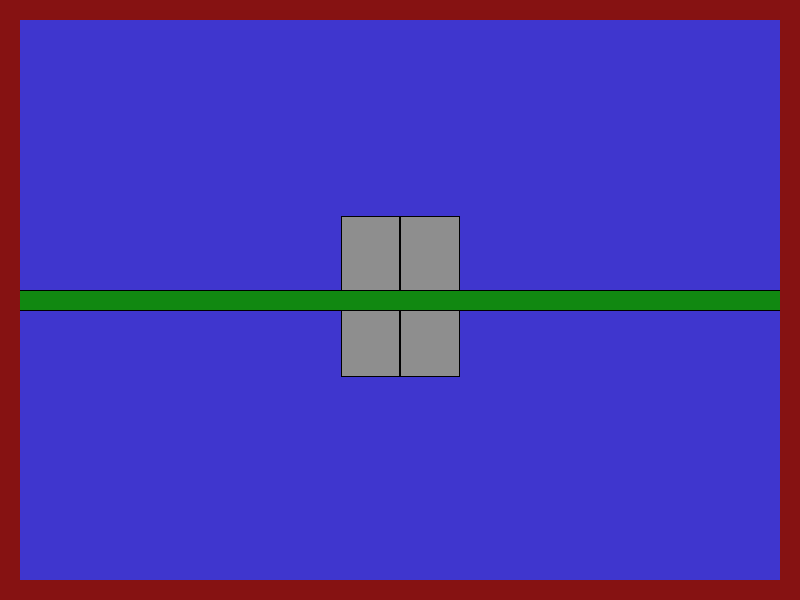
Frame 1 (no input)
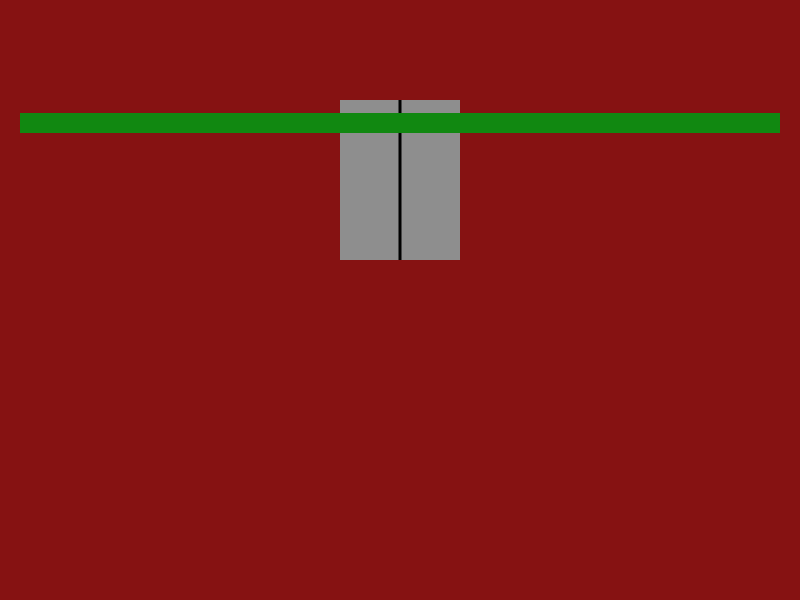
Frame 60 (the mouse pressed at the canvas centre just before this capture)
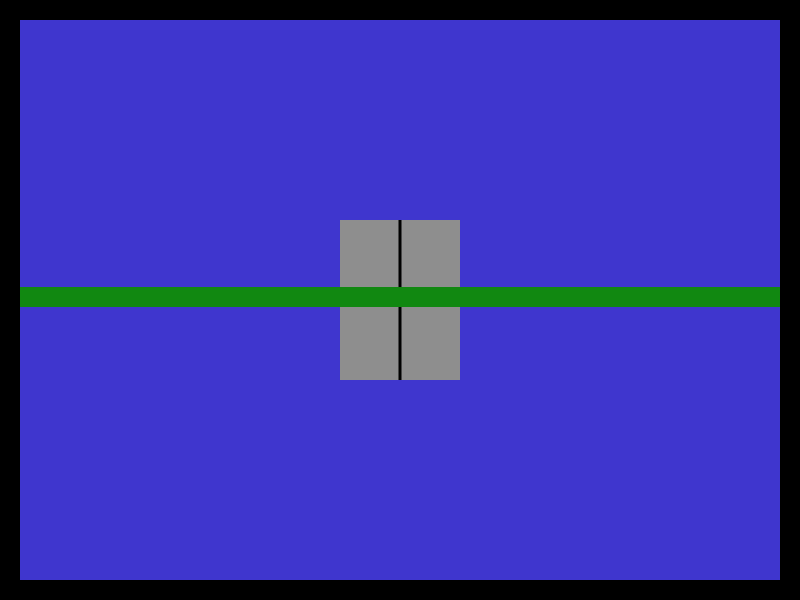
Frame 120 (the mouse held since frame 60 and released just before this capture)

The Processing sketch that drew these frames (run headless with seeded random() and noise(); from frame 60 on, the mouse is pressed at the canvas centre):

// Processing sketch: Limbo_v1
// ── Limbo_v1.pde
float barY;
float barYV;
int bckColor;
float open;
float eY;

void setup() {
  size(800, 600);
  rectMode(CENTER);
  barY = height/2;
  bckColor = #3F36CE;
  open = 0;
  eY = height/2;
}

void draw() {
  background(bckColor);

  elavator();
  cannon();

  fill(#118811);
  rect(width/2, barY, width, 20);
  if (mouseY > barY)
  {
    barYV = 3;
  } else
  {
    barYV = -3;
  }
  barY += barYV;

  if (mouseX < 400)
  {
    bckColor = #861212;
  } else
  {
    bckColor = #3F36CE;
  }

  noStroke();
  if (mouseX >= width - 20 || mouseX <= 20 || mouseY >= height - 20 || mouseY <= 20)
  {
    fill(#861212);
  } else
  {
    fill(#000000);
  }
  rect(10, height/2, 20, height);
  rect(width - 10, height/2, 20, height);
  rect(width/2, 10, width, 20);
  rect(width/2, height - 10, width, 20);
}

void cannon()
{
}

void elavator()
{
  float yGoal;
  float openGoal;

  if (mouseY < 100)
  {
    yGoal = 100;
  } else if (mouseY > 500)
  {
    yGoal = 500;
  } else
  {
    yGoal = mouseY;
  }

  if (open == 0)
  {
    if (eY < yGoal)
    {
      eY = eY + 4;
    } else
    {
      eY = eY - 4;
    }
  }

  if ((eY == 500 || eY == 100) && (yGoal == 500 || yGoal == 100))
  {
    openGoal = abs(400 - mouseX)/10;
    if (openGoal > 30)
    {
      openGoal = 30;
    }
  } else
  {
    openGoal = 0;
  }

  if (open < openGoal)
  {
    open = open + 1;
  } else
  {
    open = open - 1;
  }

  fill(#8E8E8E);
  rect(width/2 - 30 - open, eY, 60, 160);
  rect(width/2 + 30 + open, eY, 60, 160);
  fill(#000000);
  rect(width/2, eY, 3 + open * 2, 160);
}
